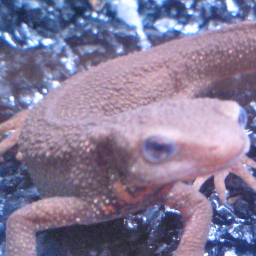
//> input picture questions/dataset/images/imori_256x256.png, 256 x 256 px
$ ./main   (built with g++ and OpenCV 4)
//> lines starting //> are read from the running program, lines starting //| are printed output that depends on the picture
#include <vector>
#include <chrono>
#include <iostream>
#include <opencv2/opencv.hpp>
#include <unistd.h>
#include <cmath>

void filter_prewitt(const cv::Mat &src, cv::Mat &dst, cv::Size ksize=cv::Size(3, 3), char mode='x') {
    dst = src.clone();
    cv::Mat tmp = dst.clone();

    int w = src.size().width;
    int h = src.size().height;

    // prepare kernel
    cv::Mat k = cv::Mat::zeros(ksize, CV_16S);
    if (mode=='x') {
        for (int y=0; y<ksize.height; y++) {
            k.at<short>(y, 0) = 1;
            k.at<short>(y, ksize.width-1) = -1;
        }
    }
    if (mode=='y') {
        for (int x=0; x<ksize.width; x++) {
            k.at<short>(0, x) = 1;
            k.at<short>(ksize.height-1, x) = -1;
        }
    }

    dst.forEach<unsigned char>([&](unsigned char &pixel, const int pos[]) -> void {
        int x = pos[1];
        int y = pos[0];
        int value = 0;
        for (int step_x=0; step_x<3; step_x++) {
            for (int step_y=0; step_y<3; step_y++) {
                int col = x + step_x - 1;
                int row = y + step_y - 1;
                if (col < 0) col = 0;
                if (col >= w) col = w - 1;
                if (row < 0) row = 0;
                if (row >= h) row = h - 1;
                value += tmp.at<unsigned char>(row, col) * k.at<short>(step_y, step_x);
            }
        }
        if (value < 0) value = 0;
        if (value > 255) value = 255;
        pixel = value;
    });
}

int main() {
    cv::Mat img_orig = cv::imread("questions/dataset/images/imori_256x256.png");
//> img_orig is the input picture: 256 rows x 256 cols, CV_8UC3; mean B, G, R 152.1, 122.3, 133.4
    cv::Mat img_result;
    if (img_orig.channels() == 3) {
        cv::cvtColor(img_orig, img_orig, cv::COLOR_BGR2GRAY);
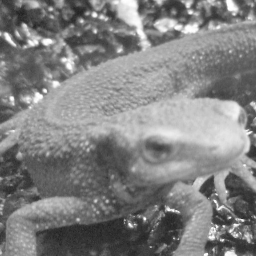
//> img_orig: 256 rows x 256 cols, CV_8UC1; min 32, max 255, mean 129
    }
    filter_prewitt(img_orig, img_result, cv::Size(3, 3), 'x');
//> in filter_prewitt, `cv::Mat k = cv::Mat::zeros(ksize, CV_16S);`: k = [[0, 0, 0], [0, 0, 0], [0, 0, 0]]
//> the loop in filter_prewitt, `for (int y=0; y<ksize.height; y++)` made 3 passes
//> in filter_prewitt, `dst.forEach<unsigned char>([&](unsigned char &pixel, const int pos[]) ..`:
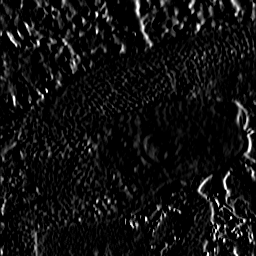
//> dst: 256 rows x 256 cols, CV_8UC1; min 0, max 255, mean 16.6
    cv::imshow("cpp_origin", img_orig);
    cv::imshow("cpp_result", img_result);
    cv::moveWindow("cpp_result", img_orig.size().width, 0);
    cv::waitKey(3000);
    return 0;
}

$ run again, with questions/dataset/images/madara.png copied over questions/dataset/images/imori_256x256.png
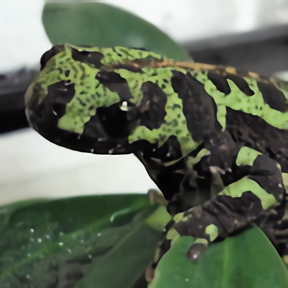
//> input picture questions/dataset/images/madara.png, 288 x 288 px
//> img_orig is the input picture: 288 rows x 288 cols, CV_8UC3; mean B, G, R 90, 107.8, 98
//> `cv::cvtColor(img_orig, img_orig, cv::COLOR_BGR2GRAY);`:
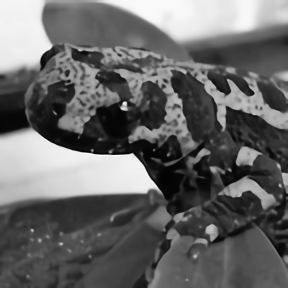
//> img_orig: 288 rows x 288 cols, CV_8UC1; min 0, max 255, mean 102.8
//> k = [[0, 0, 0], [0, 0, 0], [0, 0, 0]]
//> the loop in filter_prewitt, `for (int y=0; y<ksize.height; y++)` made 3 passes
//> in filter_prewitt, `dst.forEach<unsigned char>([&](unsigned char &pixel, const int pos[]) ..`:
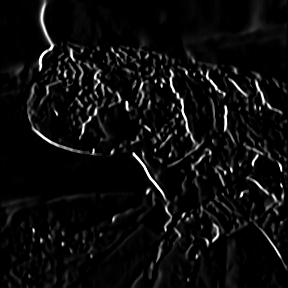
//> dst: 288 rows x 288 cols, CV_8UC1; min 0, max 255, mean 12.6
